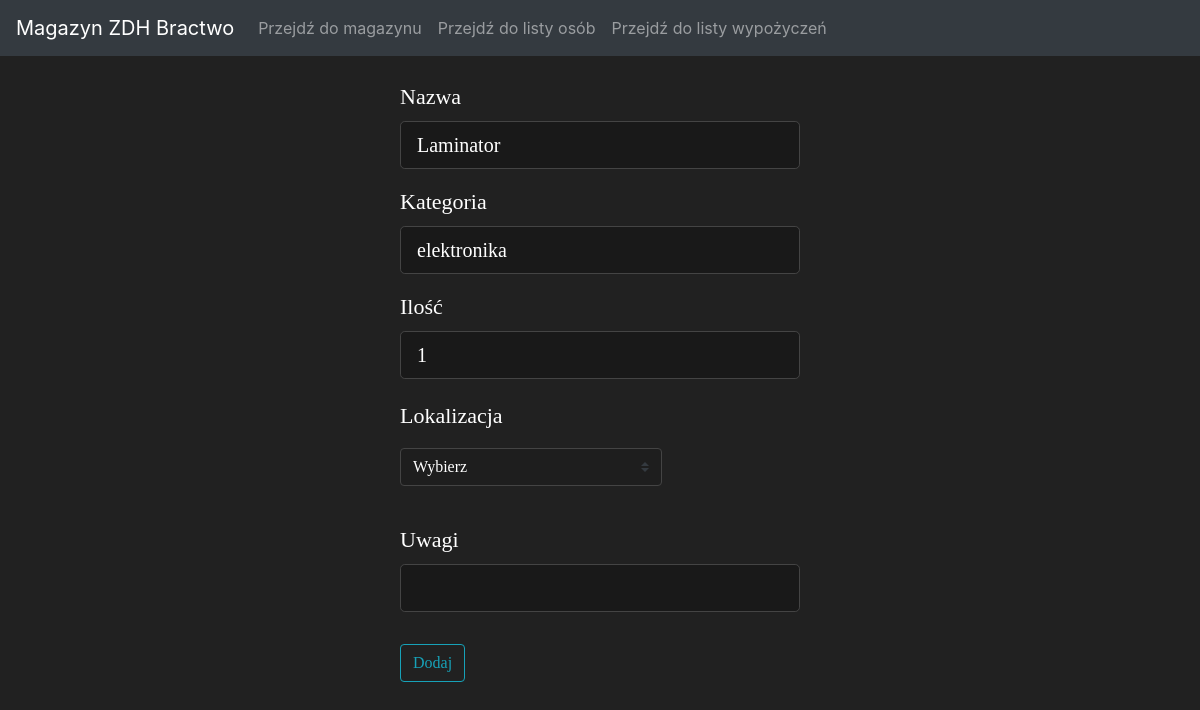
The page /magazine/edit/4 on the database as committed earlier.
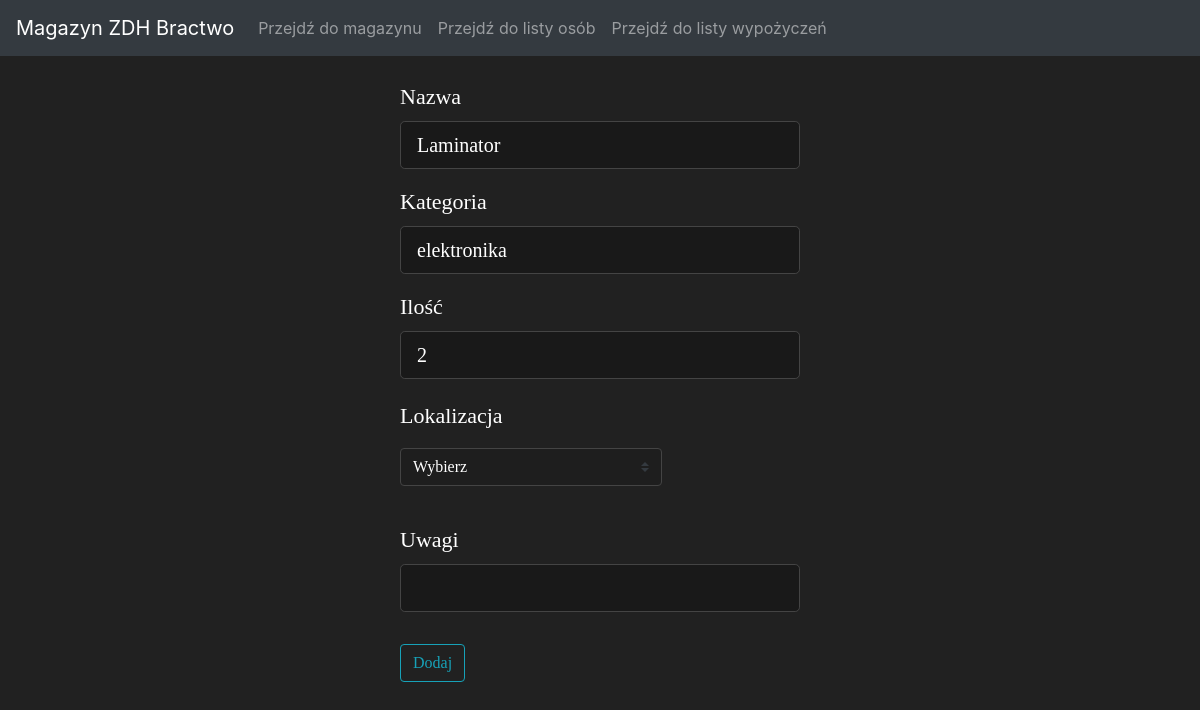
The same page on the database as committed later.
### app.py (models this page shows, shortened)
class Item(db.Model):
    id = db.Column(db.Integer(), primary_key=True)
    name = db.Column(db.String(length=30), nullable=False, unique=True)
    category = db.Column(db.String(length=30), nullable=False)
    amount = db.Column(db.Integer(), nullable=True)
    localization = db.Column(db.String(length=30), nullable=False)
    notes = db.Column(db.String(length=60), nullable=True)

### app.py (the view)
@app.route('/magazine/edit/<int:id>', methods=['POST', 'GET'])
def magazine_page_edit(id):
    form = AddNewItemForm()
    item_to_update = Item.query.get_or_404(id)
    if request.method == "POST" and form.validate_on_submit():
        item_to_update.name = form.name.data
        item_to_update.category = form.category.data
        item_to_update.amount = form.amount.data
        item_to_update.localization = form.localization.data
        item_to_update.notes = form.notes.data
        try:
            db.session.commit()
            flash("Pomyślnie zaktualizowano sprzęt", "success")
            return redirect(url_for('magazine_page'))
        except:
            flash("Nie udało się zaktualizować sprzętu, spróbuj ponownie później")
    else:
        form.name.data = item_to_update.name
        form.category.data = item_to_update.category
        form.amount.data = item_to_update.amount
        form.localization.data = item_to_update.localization
        form.notes.data = item_to_update.notes
        return render_template('edit_item.html', add_item_form = form, item_to_update=item_to_update)

### app.py
class AddNewItemForm(FlaskForm):
     name = StringField('Nazwa', validators=[DataRequired(), Length(min=2, max=30)])
     category = StringField('Kategoria', validators=[DataRequired(), Length(min=2, max=30)])
     amount = IntegerField('Ilość', validators=[DataRequired()])
     localization = StringField('Lokalizacja', validators=[DataRequired(), Length(min=2, max=30)])
     notes = StringField('Uwagi')
     submit = SubmitField('Dodaj')

### templates/edit_item.html (shortened to what this page needs)
{% extends "template_main.html" %}
{% block content %}
<br>
<div class="form-wrapper" style="font-size: 22px; font-family: Calibri;">
    <div class="content-section">
        <form method = "POST" action="">
            <fieldset class ="form-group">
                <div class ="form-group">
                    {{ add_item_form.name.label(class="form-control-label") }}
                    {{ add_item_form.name(class="form-control form-control-lg") }}
                </div>
                <div class ="form-group">
                    {{ add_item_form.category.label(class="form-control-label") }}
                    {{ add_item_form.category(class="form-control form-control-lg") }}
                </div>
                <div class ="form-group">
                    {{ add_item_form.amount.label(class="form-control-label") }}
                    {{ add_item_form.amount(class="form-control form-control-lg") }}
                </div>
                <div class="form-row align-items-center">
                    <div class="col-auto my-1">
                    <label class="mr-sm-2" for="inlineFormCustomSelect">{{ add_item_form.localization.label(class="form-control-label") }}</label>
                    <select class="custom-select mr-sm-2 dark-select" id="inlineFormCustomSelect" name="localization">
                        <option selected>Wybierz</option>
                    </select>
                    </div>
                </div>
                <br>
                <div class ="form-group">
                    {{ add_item_form.notes.label(class="form-control-label") }}
                    {{ add_item_form.notes(class="form-control form-control-lg") }}
                </div>
            </fieldset>
            <div class="form-group">
                {{ add_item_form.submit(class="btn btn-outline-info") }}
            </div>
        </form>
    </div>
</div>
{% endblock content %}

Rows that differ between the two databases and show on the page:
changed Item "Laminator": amount "1" → "2"
